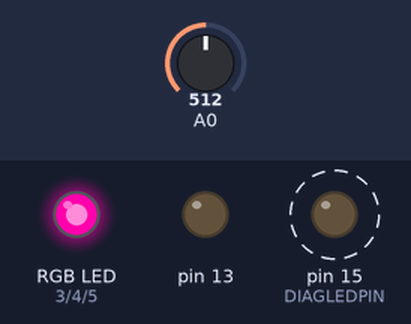
Bench run of a sketch on a simulated Arduino Uno, built with avr-gcc and run on an emulated ATmega328P. Shown: an RGB LED mixed from three pins (HIGH = lit), output pins drawn as LEDs (lit = HIGH). Dashed ring = blinking. The test bench sets the inputs (shaded band); at power-on: A0 = 512.

Above: at 11.07 s.
11.3 s: A0 set to 122
14.3 s: A0 set to 511
At 14.63 s:
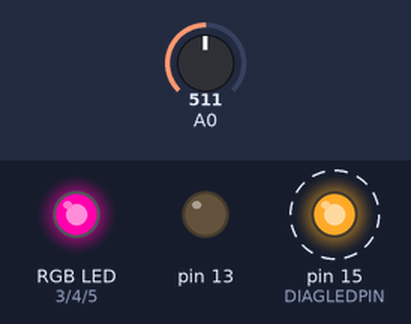
17.3 s: A0 set to 306
20.3 s: A0 set to 900
At 20.42 s:
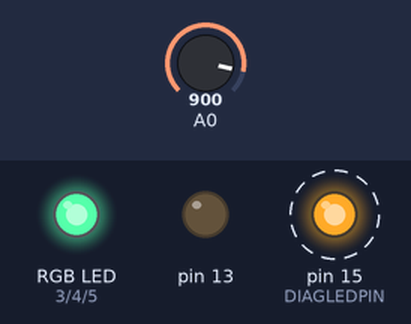
23.3 s: A0 set to 1023
At 23.66 s:
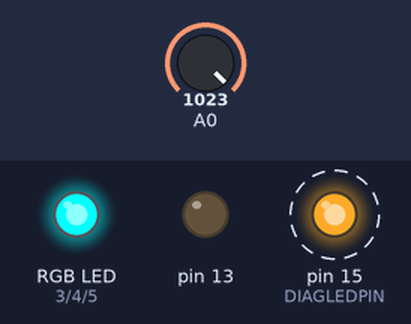
Timing chart, 0 to 27.3 s (numbered marks = the images above; inputs shaded):
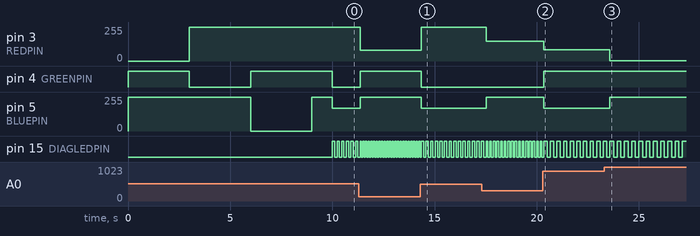

Measured:
- after the input at 11.3 s, pin 3 (REDPIN): 255/255 → 80/255 after 0.06 s; pin 4 (GREENPIN): LOW → HIGH after 0.06 s; pin 5 (BLUEPIN): 172/255 → 255/255 after 0.06 s; pin 15 (DIAGLEDPIN): alternates HIGH for 0.07 s and LOW for 0.07 s, starting after 0.12 s
- after the input at 14.3 s, pin 3 (REDPIN): 80/255 → 255/255 after 0.05 s; pin 4 (GREENPIN): HIGH → LOW after 0.05 s; pin 5 (BLUEPIN): 255/255 → 172/255 after 0.05 s; pin 15 (DIAGLEDPIN): alternates HIGH for 0.11 s and LOW for 0.11 s, starting after 0.17 s
- after the input at 17.3 s, pin 3 (REDPIN): 255/255 → 148/255 after 0.22 s; pin 5 (BLUEPIN): 172/255 → 255/255 after 0.22 s
- after the input at 20.3 s, pin 3 (REDPIN): 148/255 → 85/255 at once; pin 4 (GREENPIN): LOW → HIGH at once; pin 5 (BLUEPIN): 255/255 → 170/255 at once; pin 15 (DIAGLEDPIN): alternates HIGH for 0.16 s and LOW for 0.16 s, starting after 0.20 s
- after the input at 23.3 s, pin 3 (REDPIN): 85/255 → 2/255 after 0.28 s; pin 5 (BLUEPIN): 170/255 → 253/255 after 0.28 s
- by itself, pin 15 (DIAGLEDPIN): alternates HIGH for 0.11 s and LOW for 0.11 s

The sketch:

commonwealth-truck.ino
```cpp
// (licence header left out)
/*  This program is free software: you can redistribute it and/or modify
    it under the terms of the GNU General Public License as published by
    the Free Software Foundation, either version 3 of the License, or
    (at your option) any later version.

    This program is distributed in the hope that it will be useful,
    but WITHOUT ANY WARRANTY; without even the implied warranty of
    MERCHANTABILITY or FITNESS FOR A PARTICULAR PURPOSE.  See the
    GNU General Public License for more details.

    You should have received a copy of the GNU General Public License
    along with this program.  If not, see <http://www.gnu.org/licenses/>. */

#include <FastLED.h>

#define REDPIN      3
#define GREENPIN    4
#define BLUEPIN     5
#define DIAGLEDPIN 15

void showAnalogRGB( const CRGB& rgb) {
  analogWrite(REDPIN,   255-rgb.r );
  analogWrite(GREENPIN, 255-rgb.g );
  analogWrite(BLUEPIN,  255-rgb.b );
}

void colorBars() {
  showAnalogRGB( CRGB::Red );   delay(3000);
  showAnalogRGB( CRGB::Green ); delay(3000);
  showAnalogRGB( CRGB::Blue );  delay(3000);
  showAnalogRGB( CRGB::Black ); delay(1000);
}

void setup() {
    Serial.begin(115200);
    pinMode(13, OUTPUT);
    pinMode(DIAGLEDPIN, OUTPUT);
    pinMode(REDPIN, OUTPUT);
    pinMode(GREENPIN, OUTPUT);
    pinMode(BLUEPIN, OUTPUT);
    // Flash the "hello" color sequence: R, G, B, black.
    colorBars();
}

void loop() {
    uint8_t hue;
    int sensorValue = analogRead(A0);
    hue = map(sensorValue, 0, 1023, 0, 255);
    showAnalogRGB(CHSV( hue, 255, 255));
    //Serial.println(hue);
    digitalWrite(DIAGLEDPIN, HIGH);
    delay(50 + hue/2);
    digitalWrite(DIAGLEDPIN, LOW);
    delay(50 + hue/2);
}
```
